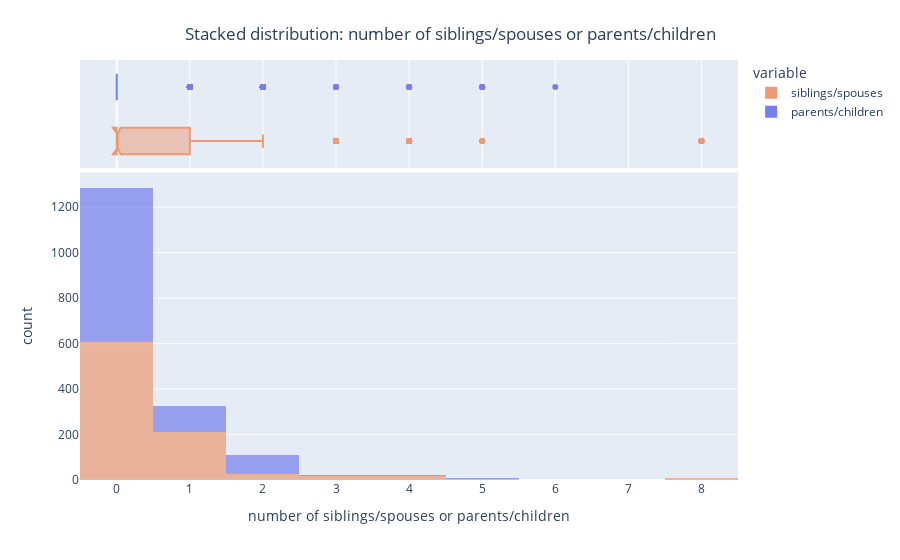

The code cell stored with this chart in its notebook:
### Markdown cell above
### Inspect & visualize some features
---
Inspect columns:
* `Sibsp` - # of siblings / spouses aboard the Titanic
* `Parch` - # of parents / children aboard the Titanic

### Code cell
import plotly.express as px
import plotly.graph_objects as go

# Visualize the distribution of Sibsp & Parch
fig = px.histogram(train, x=['SibSp', 'Parch'], 
                   marginal = "box", 
                   opacity = 0.7, 
                   color_discrete_sequence=['#eb9a75','#757feb']
                   
                   )

"""
Use print(fig) to check out the structure and configuration of fig 
""" 

# Add centered plot title & update xaxis label
fig.update_layout(
    title={
        'text': 'Stacked distribution: number of siblings/spouses or parents/children',
        'y':0.95,
        'x':0.5,
        'xanchor': 'center',
        'yanchor': 'top'}, 
    xaxis = {
        'title': {
            'text': 'number of siblings/spouses or parents/children'}}
)

# Update traces name for legend labels
fig.data[0].name = 'siblings/spouses'
fig.data[2].name = 'parents/children'

fig.show()

### Figure 1 — Plotly figure (JSON) as saved in the notebook; plotly's stock layout.template omitted (floating-point values rounded to 4 significant figures; data arrays with more than 128 entries replaced by an {"elided": "..."} marker saying what was removed)
{"data": [{"alignmentgroup": "True", "bingroup": "x", "hovertemplate": "variable=SibSp<br>value=%{x}<br>count=%{y}<extra></extra>", "legendgroup": "SibSp", "marker": {"color": "#eb9a75", "opacity": 0.7}, "name": "siblings/spouses", "offsetgroup": "SibSp", "orientation": "v", "showlegend": true, "type": "histogram", "x": {"elided": "891 int values"}, "xaxis": "x", "yaxis": "y"}, {"alignmentgroup": "True", "hovertemplate": "variable=SibSp<br>value=%{x}<extra></extra>", "legendgroup": "SibSp", "marker": {"color": "#eb9a75"}, "name": "SibSp", "notched": true, "offsetgroup": "SibSp", "showlegend": false, "type": "box", "x": {"elided": "891 int values"}, "xaxis": "x2", "yaxis": "y2"}, {"alignmentgroup": "True", "bingroup": "x", "hovertemplate": "variable=Parch<br>value=%{x}<br>count=%{y}<extra></extra>", "legendgroup": "Parch", "marker": {"color": "#757feb", "opacity": 0.7}, "name": "parents/children", "offsetgroup": "Parch", "orientation": "v", "showlegend": true, "type": "histogram", "x": {"elided": "891 int values"}, "xaxis": "x", "yaxis": "y"}, {"alignmentgroup": "True", "hovertemplate": "variable=Parch<br>value=%{x}<extra></extra>", "legendgroup": "Parch", "marker": {"color": "#757feb"}, "name": "Parch", "notched": true, "offsetgroup": "Parch", "showlegend": false, "type": "box", "x": {"elided": "891 int values"}, "xaxis": "x2", "yaxis": "y2"}], "layout": {"barmode": "relative", "legend": {"title": {"text": "variable"}, "tracegroupgap": 0}, "margin": {"t": 60}, "title": {"text": "Stacked distribution: number of siblings/spouses or parents/children", "x": 0.5, "xanchor": "center", "y": 0.95, "yanchor": "top"}, "xaxis": {"anchor": "y", "domain": [0, 1], "title": {"text": "number of siblings/spouses or parents/children"}}, "xaxis2": {"anchor": "y2", "domain": [0, 1], "matches": "x", "showgrid": true, "showticklabels": false}, "yaxis": {"anchor": "x", "domain": [0, 0.7326], "title": {"text": "count"}}, "yaxis2": {"anchor": "x2", "domain": [0.7426, 1], "matches": "y2", "showgrid": false, "showline": false, "showticklabels": false, "ticks": ""}}}
